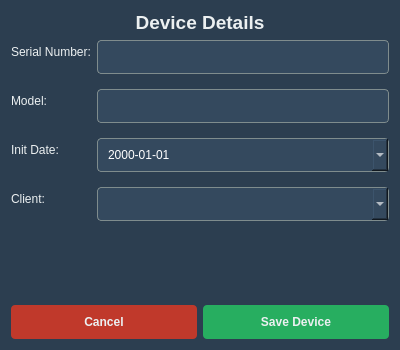
<?xml version="1.0" encoding="UTF-8"?>
<ui version="4.0">
 <class>AddDeviceDialog</class>
 <widget class="QDialog" name="AddDeviceDialog">
  <property name="geometry">
   <rect>
    <x>0</x>
    <y>0</y>
    <width>400</width>
    <height>350</height>
   </rect>
  </property>
  <property name="windowTitle">
   <string>Add New Device</string>
  </property>
  <property name="styleSheet">
   <string notr="true">
    QWidget {
        background-color: #2c3e50;
        color: #ecf0f1;
        font-family: 'Segoe UI', sans-serif;
    }
    QLineEdit, QDateEdit, QComboBox {
        background-color: #34495e;
        border: 1px solid #7f8c8d;
        border-radius: 4px;
        padding: 8px;
        color: white;
    }
    QPushButton {
        background-color: #27ae60;
        border: none;
        border-radius: 4px;
        padding: 10px;
        font-weight: bold;
    }
    QPushButton:hover {
        background-color: #2ecc71;
    }
    QPushButton#cancel_button {
        background-color: #c0392b;
    }
    QPushButton#cancel_button:hover {
        background-color: #e74c3c;
    }
   </string>
  </property>
  <layout class="QVBoxLayout" name="verticalLayout">
   <item>
    <widget class="QLabel" name="label_title">
     <property name="font">
      <font>
       <pointsize>14</pointsize>
       <bold>true</bold>
      </font>
     </property>
     <property name="text">
      <string>Device Details</string>
     </property>
     <property name="alignment">
      <set>Qt::AlignCenter</set>
     </property>
    </widget>
   </item>
   <item>
    <layout class="QFormLayout" name="formLayout">
     <property name="verticalSpacing">
      <number>15</number>
     </property>
     <item row="0" column="0">
      <widget class="QLabel" name="label">
       <property name="text">
        <string>Serial Number:</string>
       </property>
      </widget>
     </item>
     <item row="0" column="1">
      <widget class="QLineEdit" name="serial_input"/>
     </item>
     <item row="1" column="0">
      <widget class="QLabel" name="label_2">
       <property name="text">
        <string>Model:</string>
       </property>
      </widget>
     </item>
     <item row="1" column="1">
      <widget class="QLineEdit" name="model_input"/>
     </item>
     <item row="2" column="0">
      <widget class="QLabel" name="label_3">
       <property name="text">
        <string>Init Date:</string>
       </property>
      </widget>
     </item>
     <item row="2" column="1">
      <widget class="QDateEdit" name="date_input">
       <property name="calendarPopup">
        <bool>true</bool>
       </property>
       <property name="displayFormat">
        <string>yyyy-MM-dd</string>
       </property>
      </widget>
     </item>
     <item row="3" column="0">
      <widget class="QLabel" name="label_4">
       <property name="text">
        <string>Client:</string>
       </property>
      </widget>
     </item>
     <item row="3" column="1">
      <widget class="QComboBox" name="client_combo"/>
     </item>
    </layout>
   </item>
   <item>
    <spacer name="verticalSpacer">
     <property name="orientation">
      <enum>Qt::Vertical</enum>
     </property>
     <property name="sizeHint" stdset="0">
      <size>
       <width>20</width>
       <height>40</height>
      </size>
     </property>
    </spacer>
   </item>
   <item>
    <layout class="QHBoxLayout" name="horizontalLayout">
     <item>
      <widget class="QPushButton" name="cancel_button">
       <property name="text">
        <string>Cancel</string>
       </property>
      </widget>
     </item>
     <item>
      <widget class="QPushButton" name="save_button">
       <property name="text">
        <string>Save Device</string>
       </property>
      </widget>
     </item>
    </layout>
   </item>
  </layout>
 </widget>
 <resources/>
 <connections/>
</ui>
